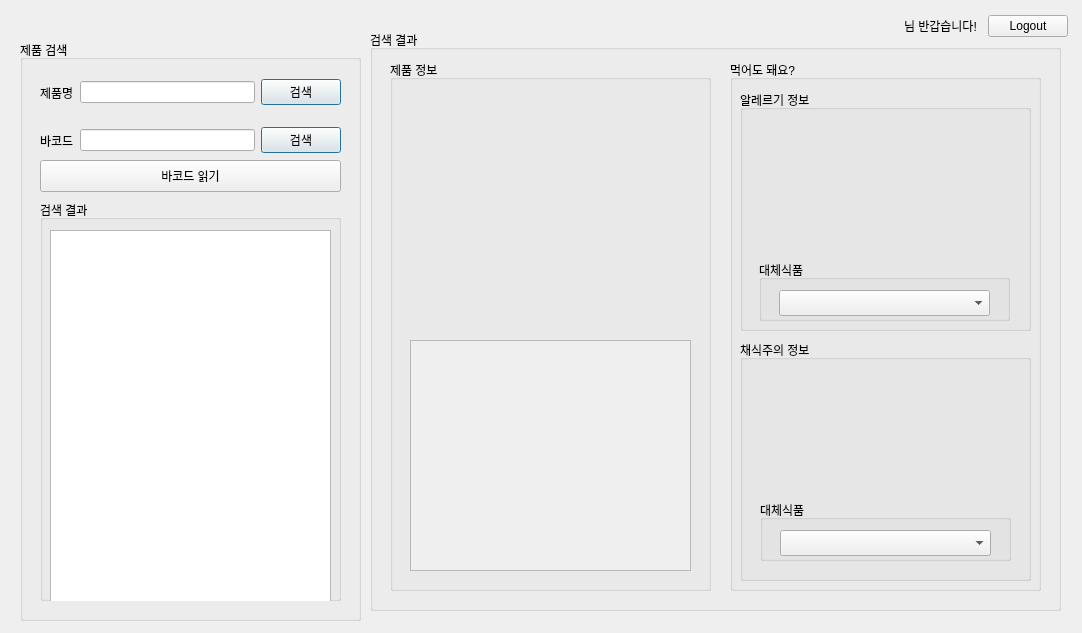
<?xml version="1.0" encoding="UTF-8"?>
<ui version="4.0">
 <class>MainWindow</class>
 <widget class="QMainWindow" name="MainWindow">
  <property name="geometry">
   <rect>
    <x>0</x>
    <y>0</y>
    <width>1082</width>
    <height>633</height>
   </rect>
  </property>
  <property name="windowTitle">
   <string>MainWindow</string>
  </property>
  <widget class="QWidget" name="centralwidget">
   <widget class="QWidget" name="horizontalLayoutWidget_2">
    <property name="geometry">
     <rect>
      <x>820</x>
      <y>10</y>
      <width>248</width>
      <height>32</height>
     </rect>
    </property>
    <layout class="QHBoxLayout" name="horizontalLayout_2">
     <item>
      <widget class="QLabel" name="showID">
       <property name="text">
        <string/>
       </property>
      </widget>
     </item>
     <item>
      <widget class="QLabel" name="label_4">
       <property name="text">
        <string>님 반갑습니다!</string>
       </property>
      </widget>
     </item>
     <item>
      <widget class="QPushButton" name="logoutBtn">
       <property name="text">
        <string>Logout</string>
       </property>
      </widget>
     </item>
    </layout>
   </widget>
   <widget class="QGroupBox" name="groupBox">
    <property name="geometry">
     <rect>
      <x>20</x>
      <y>40</y>
      <width>341</width>
      <height>581</height>
     </rect>
    </property>
    <property name="title">
     <string>제품 검색</string>
    </property>
    <widget class="QWidget" name="horizontalLayoutWidget">
     <property name="geometry">
      <rect>
       <x>20</x>
       <y>30</y>
       <width>301</width>
       <height>45</height>
      </rect>
     </property>
     <layout class="QHBoxLayout" name="horizontalLayout">
      <item>
       <widget class="QLabel" name="label_2">
        <property name="text">
         <string>제품명</string>
        </property>
       </widget>
      </item>
      <item>
       <widget class="QLineEdit" name="searchTxt"/>
      </item>
      <item>
       <widget class="QPushButton" name="searchBtn">
        <property name="text">
         <string>검색</string>
        </property>
        <property name="default">
         <bool>true</bool>
        </property>
       </widget>
      </item>
     </layout>
    </widget>
    <widget class="QGroupBox" name="searchList">
     <property name="geometry">
      <rect>
       <x>20</x>
       <y>160</y>
       <width>301</width>
       <height>401</height>
      </rect>
     </property>
     <property name="title">
      <string>검색 결과</string>
     </property>
     <widget class="QListWidget" name="resultList">
      <property name="geometry">
       <rect>
        <x>10</x>
        <y>30</y>
        <width>281</width>
        <height>391</height>
       </rect>
      </property>
      <property name="styleSheet">
       <string notr="true">QScrollBar:vertical {              
            border: none;
            background:white;
            width:3px;
            margin: 0px 0px 0px 0px;
        }
        QScrollBar::handle:vertical {
            background: qlineargradient(x1:0, y1:0, x2:1, y2:0,
            stop: 0 rgb(32, 47, 130), stop: 0.5 rgb(32, 47, 130), stop:1 rgb(32, 47, 130));
            min-height: 0px;
        }
        QScrollBar::add-line:vertical {
            background: qlineargradient(x1:0, y1:0, x2:1, y2:0,
            stop: 0 rgb(32, 47, 130), stop: 0.5 rgb(32, 47, 130),  stop:1 rgb(32, 47, 130));
            height: 0px;
            subcontrol-position: bottom;
            subcontrol-origin: margin;
        }
        QScrollBar::sub-line:vertical {
            background: qlineargradient(x1:0, y1:0, x2:1, y2:0,
            stop: 0  rgb(32, 47, 130), stop: 0.5 rgb(32, 47, 130),  stop:1 rgb(32, 47, 130));
            height: 0 px;
            subcontrol-position: top;
            subcontrol-origin: margin;
        }</string>
      </property>
      <property name="isWrapping" stdset="0">
       <bool>true</bool>
      </property>
     </widget>
    </widget>
    <widget class="QWidget" name="horizontalLayoutWidget_3">
     <property name="geometry">
      <rect>
       <x>20</x>
       <y>80</y>
       <width>301</width>
       <height>41</height>
      </rect>
     </property>
     <layout class="QHBoxLayout" name="horizontalLayout_3">
      <item>
       <widget class="QLabel" name="label_3">
        <property name="text">
         <string>바코드</string>
        </property>
       </widget>
      </item>
      <item>
       <widget class="QLineEdit" name="searchBTxt"/>
      </item>
      <item>
       <widget class="QPushButton" name="searchBBtn">
        <property name="text">
         <string>검색</string>
        </property>
        <property name="default">
         <bool>true</bool>
        </property>
       </widget>
      </item>
     </layout>
    </widget>
    <widget class="QPushButton" name="pushButton_2">
     <property name="geometry">
      <rect>
       <x>20</x>
       <y>120</y>
       <width>301</width>
       <height>32</height>
      </rect>
     </property>
     <property name="text">
      <string>바코드 읽기</string>
     </property>
    </widget>
   </widget>
   <widget class="QGroupBox" name="groupBox_2">
    <property name="geometry">
     <rect>
      <x>370</x>
      <y>30</y>
      <width>691</width>
      <height>581</height>
     </rect>
    </property>
    <property name="title">
     <string>검색 결과</string>
    </property>
    <widget class="QGroupBox" name="groupBox_3">
     <property name="geometry">
      <rect>
       <x>360</x>
       <y>30</y>
       <width>311</width>
       <height>531</height>
      </rect>
     </property>
     <property name="title">
      <string>먹어도 돼요?</string>
     </property>
     <widget class="QGroupBox" name="groupBox_6">
      <property name="geometry">
       <rect>
        <x>10</x>
        <y>280</y>
        <width>291</width>
        <height>241</height>
       </rect>
      </property>
      <property name="title">
       <string>채식주의 정보</string>
      </property>
      <widget class="QLabel" name="resultVImg">
       <property name="geometry">
        <rect>
         <x>100</x>
         <y>30</y>
         <width>81</width>
         <height>71</height>
        </rect>
       </property>
       <property name="text">
        <string/>
       </property>
      </widget>
      <widget class="QLabel" name="resultVText">
       <property name="geometry">
        <rect>
         <x>20</x>
         <y>110</y>
         <width>251</width>
         <height>41</height>
        </rect>
       </property>
       <property name="text">
        <string/>
       </property>
       <property name="scaledContents">
        <bool>true</bool>
       </property>
       <property name="wordWrap">
        <bool>true</bool>
       </property>
      </widget>
      <widget class="QGroupBox" name="groupBox_8">
       <property name="geometry">
        <rect>
         <x>20</x>
         <y>160</y>
         <width>251</width>
         <height>61</height>
        </rect>
       </property>
       <property name="title">
        <string>대체식품</string>
       </property>
       <widget class="QComboBox" name="alterVlist">
        <property name="geometry">
         <rect>
          <x>20</x>
          <y>30</y>
          <width>211</width>
          <height>26</height>
         </rect>
        </property>
       </widget>
      </widget>
     </widget>
     <widget class="QGroupBox" name="groupBox_5">
      <property name="geometry">
       <rect>
        <x>10</x>
        <y>30</y>
        <width>291</width>
        <height>241</height>
       </rect>
      </property>
      <property name="title">
       <string>알레르기 정보</string>
      </property>
      <widget class="QLabel" name="resultAImg">
       <property name="geometry">
        <rect>
         <x>100</x>
         <y>30</y>
         <width>81</width>
         <height>71</height>
        </rect>
       </property>
       <property name="text">
        <string/>
       </property>
      </widget>
      <widget class="QLabel" name="resultAText">
       <property name="geometry">
        <rect>
         <x>20</x>
         <y>120</y>
         <width>251</width>
         <height>41</height>
        </rect>
       </property>
       <property name="text">
        <string/>
       </property>
       <property name="scaledContents">
        <bool>true</bool>
       </property>
       <property name="wordWrap">
        <bool>true</bool>
       </property>
      </widget>
      <widget class="QGroupBox" name="groupBox_7">
       <property name="geometry">
        <rect>
         <x>19</x>
         <y>170</y>
         <width>251</width>
         <height>61</height>
        </rect>
       </property>
       <property name="title">
        <string>대체식품</string>
       </property>
       <widget class="QComboBox" name="alterAlist">
        <property name="geometry">
         <rect>
          <x>20</x>
          <y>30</y>
          <width>211</width>
          <height>26</height>
         </rect>
        </property>
       </widget>
      </widget>
     </widget>
    </widget>
    <widget class="QGroupBox" name="groupBox_4">
     <property name="geometry">
      <rect>
       <x>20</x>
       <y>30</y>
       <width>321</width>
       <height>531</height>
      </rect>
     </property>
     <property name="title">
      <string>제품 정보</string>
     </property>
     <widget class="QLabel" name="productImg">
      <property name="geometry">
       <rect>
        <x>40</x>
        <y>50</y>
        <width>241</width>
        <height>201</height>
       </rect>
      </property>
      <property name="text">
       <string/>
      </property>
     </widget>
     <widget class="QScrollArea" name="scrollArea">
      <property name="geometry">
       <rect>
        <x>20</x>
        <y>280</y>
        <width>281</width>
        <height>231</height>
       </rect>
      </property>
      <property name="widgetResizable">
       <bool>true</bool>
      </property>
      <widget class="QWidget" name="scrollAreaWidgetContents">
       <property name="geometry">
        <rect>
         <x>0</x>
         <y>0</y>
         <width>279</width>
         <height>229</height>
        </rect>
       </property>
       <widget class="QLabel" name="productName">
        <property name="geometry">
         <rect>
          <x>0</x>
          <y>0</y>
          <width>279</width>
          <height>31</height>
         </rect>
        </property>
        <property name="text">
         <string/>
        </property>
        <property name="scaledContents">
         <bool>true</bool>
        </property>
        <property name="wordWrap">
         <bool>true</bool>
        </property>
       </widget>
       <widget class="QLabel" name="productNutrient">
        <property name="geometry">
         <rect>
          <x>0</x>
          <y>70</y>
          <width>279</width>
          <height>91</height>
         </rect>
        </property>
        <property name="text">
         <string/>
        </property>
        <property name="scaledContents">
         <bool>true</bool>
        </property>
        <property name="wordWrap">
         <bool>true</bool>
        </property>
       </widget>
       <widget class="QLabel" name="productAllergy">
        <property name="geometry">
         <rect>
          <x>0</x>
          <y>30</y>
          <width>279</width>
          <height>31</height>
         </rect>
        </property>
        <property name="text">
         <string/>
        </property>
        <property name="scaledContents">
         <bool>true</bool>
        </property>
        <property name="wordWrap">
         <bool>true</bool>
        </property>
       </widget>
       <widget class="QLabel" name="productmtrl">
        <property name="geometry">
         <rect>
          <x>0</x>
          <y>160</y>
          <width>279</width>
          <height>71</height>
         </rect>
        </property>
        <property name="text">
         <string/>
        </property>
        <property name="scaledContents">
         <bool>true</bool>
        </property>
        <property name="wordWrap">
         <bool>true</bool>
        </property>
       </widget>
      </widget>
     </widget>
    </widget>
   </widget>
  </widget>
 </widget>
 <resources/>
 <connections/>
</ui>
